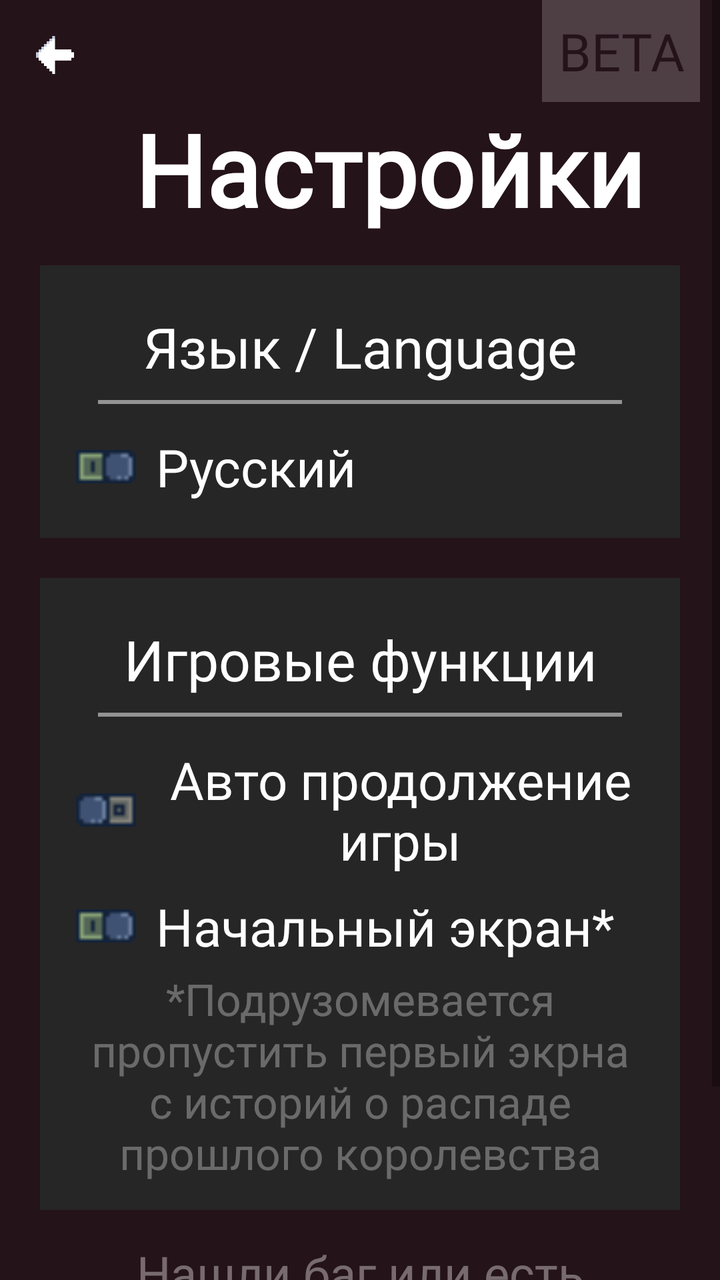
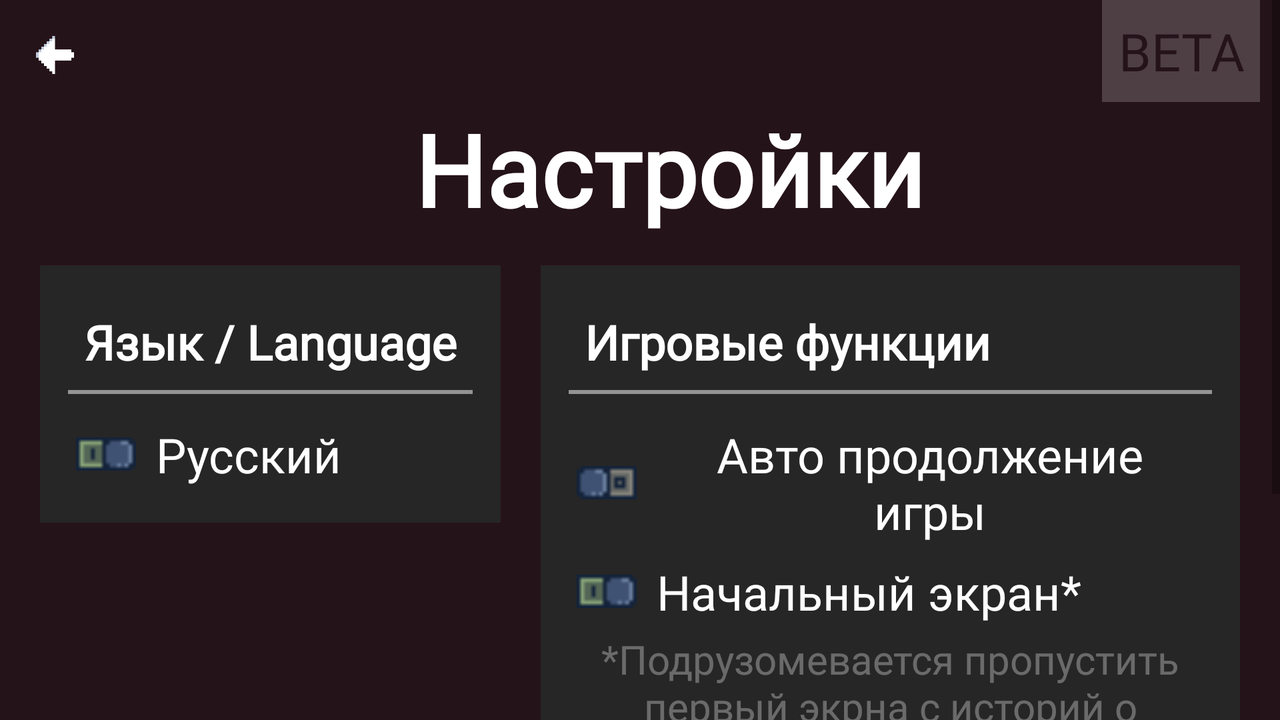

Two renders of one Android screen. The first uses the default layout on a phone; the second uses the alternative layout the repository ships for a different screen configuration, on a matching device. The two XML files are below.
<!-- AndroidManifest.xml: application theme Theme.BalladeOfTheKingdom -->
<!-- res/layout/activity_setting.xml -->
<?xml version="1.0" encoding="utf-8"?>
<androidx.constraintlayout.widget.ConstraintLayout xmlns:android="http://schemas.android.com/apk/res/android"
    xmlns:app="http://schemas.android.com/apk/res-auto"
    xmlns:tools="http://schemas.android.com/tools"
    android:layout_width="match_parent"
    android:layout_height="match_parent"
    android:background="#25131a"
    tools:context=".Setting">

    <LinearLayout
        android:id="@+id/main_linear"
        android:layout_width="match_parent"
        android:layout_height="match_parent"
        android:orientation="vertical">

        <ScrollView
            android:layout_width="match_parent"
            android:layout_height="0dp"
            android:layout_weight="1">

            <LinearLayout
                android:layout_width="match_parent"
                android:layout_height="wrap_content"
                android:gravity="center_horizontal|center_vertical"
                android:paddingTop="0dp"
                android:paddingBottom="10dp"
                android:orientation="vertical">

                <LinearLayout
                    android:layout_width="match_parent"
                    android:layout_height="wrap_content"
                    android:layout_marginLeft="10dp"
                    android:layout_marginRight="10dp"
                    android:orientation="horizontal">
                    <ImageView
                        android:id="@+id/image_back"
                        android:layout_width="35dp"
                        android:layout_height="35dp"
                        android:padding="8dp"
                        android:layout_marginTop="10dp"
                        android:src="@drawable/arrow_left"/>
                    <LinearLayout
                        android:layout_width="0dp"
                        android:layout_height="wrap_content"
                        android:padding="4dp"
                        android:gravity="center"
                        android:layout_weight="1"/>
                    <TextView
                        android:id="@+id/version"
                        android:layout_width="wrap_content"
                        android:layout_height="wrap_content"
                        android:text="BETA"
                        android:padding="8dp"
                        android:textSize="26sp"
                        android:gravity="right|center"
                        android:textColor="#25131a"
                        android:background="#30FFFFFF"
                        app:fontFamily="@font/mainfont"/>

                </LinearLayout>

                <LinearLayout
                    android:layout_width="match_parent"
                    android:layout_height="wrap_content"
                    android:gravity="center"
                    android:layout_marginLeft="20dp"
                    android:layout_marginRight="20dp"
                    android:layout_marginBottom="15dp">
                    <ImageView
                        android:id="@+id/settingimage"
                        android:layout_width="20sp"
                        android:layout_height="20sp"
                        android:src="@drawable/menu_icon_setting"/>
                    <TextView
                        android:id="@+id/settingtext"
                        android:layout_width="wrap_content"
                        android:layout_height="wrap_content"
                        android:text="Настройки"
                        android:textSize="50sp"
                        android:paddingLeft="10sp"
                        android:textStyle="bold"
                        app:fontFamily="@font/mainfont"
                        android:textColor="#FFFFFF" />
                </LinearLayout>

                <LinearLayout
                    android:id="@+id/linear1"
                    android:layout_width="match_parent"
                    android:layout_height="wrap_content"
                    android:orientation="vertical"
                    android:padding="14dp"
                    android:layout_marginLeft="20dp"
                    android:layout_marginRight="20dp"
                    android:layout_marginBottom="20sp"
                    android:background="#262626">

                    <TextView
                        android:layout_width="match_parent"
                        android:layout_height="wrap_content"
                        android:padding="8dp"
                        android:text="Язык / Language"
                        android:textSize="28sp"
                        android:gravity="center"
                        app:fontFamily="@font/mainfont"
                        android:textColor="#FFFFFF" />

                    <LinearLayout
                        android:layout_width="match_parent"
                        android:layout_height="wrap_content"
                        android:padding="1dp"
                        android:background="#80FFFFFF"
                        android:gravity="center"
                        android:layout_marginLeft="15sp"
                        android:layout_marginRight="15sp"
                        android:layout_marginBottom="10sp"/>

                    <LinearLayout
                        android:layout_width="wrap_content"
                        android:layout_height="wrap_content"
                        android:padding="4dp"
                        android:gravity="center">
                        <ImageView
                            android:id="@+id/image_lang_ru"
                            android:layout_width="30sp"
                            android:layout_height="30sp"
                            android:src="@drawable/settingon"/>
                        <TextView
                            android:id="@+id/text_lang_rus"
                            android:layout_width="wrap_content"
                            android:layout_height="wrap_content"
                            android:text="Русский"
                            android:textSize="26sp"
                            android:paddingStart="10sp"
                            android:gravity="center"
                            android:textColor="#FFFFFF"
                            app:fontFamily="@font/mainfont"
                            tools:ignore="HardcodedText" />
                    </LinearLayout>

                    
                </LinearLayout>

                <LinearLayout
                    android:id="@+id/linear2"
                    android:layout_width="match_parent"
                    android:layout_height="wrap_content"
                    android:orientation="vertical"
                    android:padding="14dp"
                    android:layout_marginLeft="20dp"
                    android:layout_marginRight="20dp"
                    android:layout_marginBottom="15dp"
                    android:background="#262626">

                    <TextView
                        android:id="@+id/gamefunction"
                        android:layout_width="match_parent"
                        android:layout_height="wrap_content"
                        android:padding="8dp"
                        android:text="Игровые функции"
                        android:textSize="28sp"
                        android:gravity="center"
                        app:fontFamily="@font/mainfont"
                        android:textColor="#FFFFFF"
                        tools:ignore="HardcodedText" />

                    <LinearLayout
                        android:layout_width="match_parent"
                        android:layout_height="wrap_content"
                        android:padding="1dp"
                        android:background="#80FFFFFF"
                        android:gravity="center"
                        android:layout_marginLeft="15sp"
                        android:layout_marginRight="15sp"
                        android:layout_marginBottom="10sp"/>

                    <LinearLayout
                        android:layout_width="wrap_content"
                        android:layout_height="wrap_content"
                        android:padding="4dp"
                        android:gravity="center">
                        <ImageView
                            android:id="@+id/image_autostart"
                            android:layout_width="30sp"
                            android:layout_height="30sp"
                            android:src="@drawable/settingoff"/>
                        <TextView
                            android:id="@+id/text_autostart"
                            android:layout_width="wrap_content"
                            android:layout_height="wrap_content"
                            android:text="Авто продолжение игры"
                            android:textSize="26sp"
                            android:paddingStart="10sp"
                            android:gravity="center"
                            android:textColor="#FFFFFF"
                            app:fontFamily="@font/mainfont"
                            tools:ignore="HardcodedText" />
                    </LinearLayout>

                    <LinearLayout
                        android:layout_width="wrap_content"
                        android:layout_height="wrap_content"
                        android:padding="4dp"
                        android:gravity="center">
                        <ImageView
                            android:id="@+id/image_firstscreen"
                            android:layout_width="30sp"
                            android:layout_height="30sp"
                            android:src="@drawable/settingon"/>
                        <TextView
                            android:id="@+id/text_firstscreen"
                            android:layout_width="wrap_content"
                            android:layout_height="wrap_content"
                            android:text="Начальный экран*"
                            android:textSize="26sp"
                            android:paddingStart="10sp"
                            android:gravity="center"
                            android:textColor="#FFFFFF"
                            app:fontFamily="@font/mainfont"
                            tools:ignore="HardcodedText" />
                    </LinearLayout>

                    <TextView
                        android:id="@+id/skipfirstscreeninf"
                        android:layout_width="wrap_content"
                        android:layout_height="wrap_content"
                        android:text="*Подрузомевается пропустить первый экрна с историй о распаде прошлого королевства"
                        android:textSize="22sp"
                        android:gravity="center"
                        android:textColor="#50FFFFFF"
                        app:fontFamily="@font/mainfont"
                        tools:ignore="HardcodedText" />

                    

                </LinearLayout>

                <LinearLayout
                    android:layout_width="match_parent"
                    android:layout_height="match_parent"
                    android:orientation="vertical"
                    android:gravity="center">
                    <TextView
                        android:id="@+id/help"
                        android:layout_width="wrap_content"
                        android:layout_height="wrap_content"
                        android:text="Нашли баг или есть предложение? Свяжитесь с разработчиком:"
                        android:textSize="24sp"
                        android:gravity="center"
                        android:textColor="#60FFFFFF"
                        app:fontFamily="@font/mainfont"
                        tools:ignore="HardcodedText" />
                    <TextView
                        android:id="@+id/mail"
                        android:layout_width="wrap_content"
                        android:layout_height="wrap_content"
                        android:text="suafer.developer@mail.ru"
                        android:textSize="26sp"
                        android:gravity="center"
                        android:textStyle="bold"
                        android:textColor="#65FFFFFF"
                        app:fontFamily="@font/mainfont"
                        tools:ignore="HardcodedText" />
                </LinearLayout>
            </LinearLayout>
        </ScrollView>
    </LinearLayout>

</androidx.constraintlayout.widget.ConstraintLayout>
<!-- resources referenced by this layout -->
<resources>
  <!-- drawable arrow_left: png bitmap (drawable-v24, 660 bytes) -->
  <!-- drawable settingoff: png bitmap (drawable-v24, 5167 bytes) -->
  <!-- drawable settingon: png bitmap (drawable-v24, 5174 bytes) -->
  <style name="Theme.BalladeOfTheKingdom" parent="Theme.MaterialComponents.DayNight.NoActionBar">
          
          <item name="colorPrimary">@color/purple_500</item>
  
          <item name="android:windowBackground">@android:color/transparent</item>
          <item name="colorPrimaryVariant">@color/purple_700</item>
          <item name="colorOnPrimary">@android:color/transparent</item>
          
          <item name="colorSecondary">@color/teal_200</item>
          <item name="colorSecondaryVariant">@color/teal_700</item>
          <item name="colorOnSecondary">@color/menu_color</item>
          
          <item name="android:statusBarColor" tools:targetApi="l">?attr/colorPrimaryVariant</item>
          <item name="android:windowFullscreen">true</item>
          
      </style>
  <color name="purple_500">#FF6200EE</color>
  <color name="purple_700">#FF3700B3</color>
  <color name="teal_200">#FF03DAC5</color>
  <color name="teal_700">#FF018786</color>
  <color name="menu_color">#FF1E1E1E</color>
</resources>
<!-- res/layout-land/activity_setting.xml (the repository's variant of the layout above) -->
<!-- drawn on the phone turned sideways -->
<?xml version="1.0" encoding="utf-8"?>
<androidx.constraintlayout.widget.ConstraintLayout xmlns:android="http://schemas.android.com/apk/res/android"
    xmlns:app="http://schemas.android.com/apk/res-auto"
    xmlns:tools="http://schemas.android.com/tools"
    android:layout_width="match_parent"
    android:layout_height="match_parent"
    android:background="#25131a"
    tools:context=".Setting">

    <LinearLayout
        android:id="@+id/main_linear"
        android:layout_width="match_parent"
        android:layout_height="match_parent"
        android:orientation="vertical">

        <ScrollView
            android:layout_width="match_parent"
            android:layout_height="0dp"
            android:layout_weight="1">

            <LinearLayout
                android:layout_width="match_parent"
                android:layout_height="match_parent"
                android:gravity="center_horizontal|center_vertical"
                android:paddingTop="0dp"
                android:paddingBottom="10dp"
                android:orientation="vertical">

                <LinearLayout
                    android:layout_width="match_parent"
                    android:layout_height="wrap_content"
                    android:layout_marginLeft="10dp"
                    android:layout_marginRight="10dp"
                    android:orientation="horizontal">
                    <ImageView
                        android:id="@+id/image_back"
                        android:layout_width="35dp"
                        android:layout_height="35dp"
                        android:padding="8dp"
                        android:layout_marginTop="10dp"
                        android:src="@drawable/arrow_left"/>
                    <LinearLayout
                        android:layout_width="0dp"
                        android:layout_height="wrap_content"
                        android:padding="4dp"
                        android:gravity="center"
                        android:layout_weight="1"/>
                    <TextView
                        android:id="@+id/version"
                        android:layout_width="wrap_content"
                        android:layout_height="wrap_content"
                        android:text="BETA"
                        android:padding="8dp"
                        android:textSize="26sp"
                        android:gravity="right|center"
                        android:textColor="#25131a"
                        android:background="#30FFFFFF"
                        app:fontFamily="@font/mainfont"/>

                </LinearLayout>

                <LinearLayout
                    android:layout_width="match_parent"
                    android:layout_height="wrap_content"
                    android:gravity="center"
                    android:layout_marginLeft="20dp"
                    android:layout_marginRight="20dp"
                    android:layout_marginBottom="15dp">
                    <ImageView
                        android:id="@+id/settingimage"
                        android:layout_width="20sp"
                        android:layout_height="20sp"
                        android:src="@drawable/menu_icon_setting"/>
                    <TextView
                        android:id="@+id/settingtext"
                        android:layout_width="wrap_content"
                        android:layout_height="wrap_content"
                        android:text="Настройки"
                        android:textSize="50sp"
                        android:paddingLeft="10sp"
                        android:textStyle="bold"
                        app:fontFamily="@font/mainfont"
                        android:textColor="#FFFFFF" />
                </LinearLayout>

                <LinearLayout
                    android:layout_width="match_parent"
                    android:layout_height="wrap_content"
                    android:orientation="horizontal"
                    android:padding="0dp">

                    <LinearLayout
                        android:layout_width="wrap_content"
                        android:layout_height="wrap_content"
                        android:orientation="vertical"
                        android:padding="0dp">


                        <LinearLayout
                            android:id="@+id/linear1"
                            android:layout_width="wrap_content"
                            android:layout_height="wrap_content"
                            android:orientation="vertical"
                            android:padding="14dp"
                            android:layout_marginLeft="20dp"
                            android:background="#262626">

                            <TextView
                                android:layout_width="wrap_content"
                                android:layout_height="wrap_content"
                                android:padding="8dp"
                                android:text="Язык / Language"
                                android:textSize="24sp"
                                android:gravity="center"
                                android:textStyle="bold"
                                app:fontFamily="@font/mainfont"
                                android:textColor="#FFFFFF" />

                            <LinearLayout
                                android:layout_width="match_parent"
                                android:layout_height="wrap_content"
                                android:padding="1dp"
                                android:background="#80FFFFFF"
                                android:gravity="center"
                                android:layout_marginBottom="10sp"/>

                            <LinearLayout
                                android:layout_width="wrap_content"
                                android:layout_height="wrap_content"
                                android:padding="4dp"
                                android:gravity="center">
                                <ImageView
                                    android:id="@+id/image_lang_ru"
                                    android:layout_width="30sp"
                                    android:layout_height="30sp"
                                    android:src="@drawable/settingon"/>
                                <TextView
                                    android:id="@+id/text_lang_rus"
                                    android:layout_width="wrap_content"
                                    android:layout_height="wrap_content"
                                    android:text="Русский"
                                    android:textSize="24sp"
                                    android:paddingStart="10sp"
                                    android:gravity="center"
                                    android:textColor="#FFFFFF"
                                    app:fontFamily="@font/mainfont"
                                    tools:ignore="HardcodedText" />
                            </LinearLayout>

                            
                        </LinearLayout>

                    </LinearLayout>

                    <LinearLayout
                        android:layout_width="wrap_content"
                        android:layout_height="wrap_content"
                        android:orientation="vertical"
                        android:padding="0dp">

                        <LinearLayout
                            android:id="@+id/linear2"
                            android:layout_width="wrap_content"
                            android:layout_height="wrap_content"
                            android:orientation="vertical"
                            android:padding="14dp"
                            android:layout_marginLeft="20dp"
                            android:layout_marginRight="20dp"
                            android:layout_marginBottom="15dp"
                            android:background="#262626">

                            <TextView
                                android:id="@+id/gamefunction"
                                android:layout_width="wrap_content"
                                android:layout_height="wrap_content"
                                android:padding="8dp"
                                android:text="Игровые функции"
                                android:textSize="24sp"
                                android:gravity="center"
                                android:textStyle="bold"
                                app:fontFamily="@font/mainfont"
                                android:textColor="#FFFFFF"
                                tools:ignore="HardcodedText" />

                            <LinearLayout
                                android:layout_width="match_parent"
                                android:layout_height="wrap_content"
                                android:padding="1dp"
                                android:background="#80FFFFFF"
                                android:gravity="center"
                                android:layout_marginBottom="10sp"/>

                            <LinearLayout
                                android:layout_width="wrap_content"
                                android:layout_height="wrap_content"
                                android:padding="4dp"
                                android:gravity="center">
                                <ImageView
                                    android:id="@+id/image_autostart"
                                    android:layout_width="30sp"
                                    android:layout_height="30sp"
                                    android:src="@drawable/settingoff"/>
                                <TextView
                                    android:id="@+id/text_autostart"
                                    android:layout_width="wrap_content"
                                    android:layout_height="wrap_content"
                                    android:text="Авто продолжение игры"
                                    android:textSize="24sp"
                                    android:paddingStart="10sp"
                                    android:gravity="center"
                                    android:textColor="#FFFFFF"
                                    app:fontFamily="@font/mainfont"
                                    tools:ignore="HardcodedText" />
                            </LinearLayout>

                            <LinearLayout
                                android:layout_width="wrap_content"
                                android:layout_height="wrap_content"
                                android:padding="4dp"
                                android:gravity="center">
                                <ImageView
                                    android:id="@+id/image_firstscreen"
                                    android:layout_width="30sp"
                                    android:layout_height="30sp"
                                    android:src="@drawable/settingon"/>
                                <TextView
                                    android:id="@+id/text_firstscreen"
                                    android:layout_width="wrap_content"
                                    android:layout_height="wrap_content"
                                    android:text="Начальный экран*"
                                    android:textSize="24sp"
                                    android:paddingStart="10sp"
                                    android:gravity="center"
                                    android:textColor="#FFFFFF"
                                    app:fontFamily="@font/mainfont"
                                    tools:ignore="HardcodedText" />
                            </LinearLayout>

                            <TextView
                                android:id="@+id/skipfirstscreeninf"
                                android:layout_width="wrap_content"
                                android:layout_height="wrap_content"
                                android:text="*Подрузомевается пропустить первый экрна с историй о распаде прошлого королевства"
                                android:textSize="20sp"
                                android:gravity="center"
                                android:textColor="#50FFFFFF"
                                app:fontFamily="@font/mainfont"
                                tools:ignore="HardcodedText" />

                            

                        </LinearLayout>

                    </LinearLayout>

                </LinearLayout>

                <LinearLayout
                    android:layout_width="match_parent"
                    android:layout_height="match_parent"
                    android:orientation="vertical"
                    android:gravity="center">
                    <TextView
                        android:id="@+id/help"
                        android:layout_width="wrap_content"
                        android:layout_height="wrap_content"
                        android:text="Нашли баг или есть предложение? Свяжитесь с разработчиком:"
                        android:textSize="24sp"
                        android:gravity="center"
                        android:textColor="#60FFFFFF"
                        app:fontFamily="@font/mainfont"
                        tools:ignore="HardcodedText" />
                    <TextView
                        android:id="@+id/mail"
                        android:layout_width="wrap_content"
                        android:layout_height="wrap_content"
                        android:text="suafer.developer@mail.ru"
                        android:textSize="26sp"
                        android:gravity="center"
                        android:textStyle="bold"
                        android:textColor="#65FFFFFF"
                        app:fontFamily="@font/mainfont"
                        tools:ignore="HardcodedText" />
                </LinearLayout>
            </LinearLayout>
        </ScrollView>
    </LinearLayout>

</androidx.constraintlayout.widget.ConstraintLayout>
